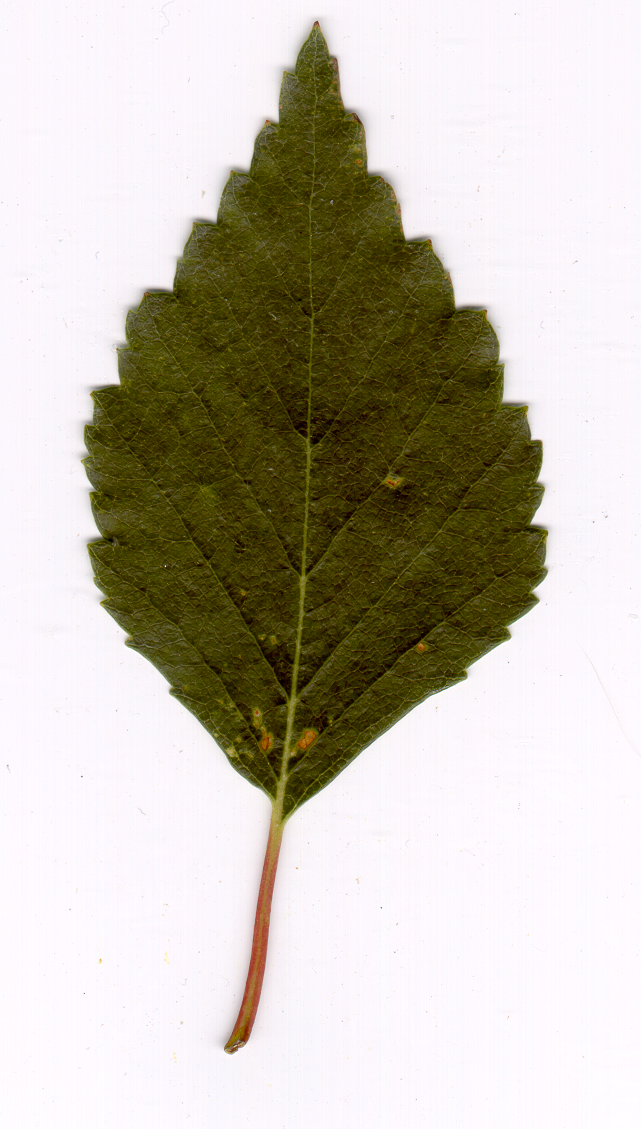
#> input picture practice/01 Basics/datasets/part3/test_set_leaves/001.tif, 641 x 1129 px
$ python -i image_converter.py   (imports and definitions only)
#> lines starting #> are read from the running program, lines starting #| are printed output that depends on the picture; after the words box and inside, x2 and y2 are one past the last pixel; in counts of white or black regions, pixels touching at a corner belong together
import numpy as np
import pandas as pd
import math
import cv2
import imutils
#from google.colab.patches import cv2_imshow
import matplotlib.pyplot as plt

class Image2TimeSeries:
    """
    Converter from image to time series by angle-based method

    Parameters
    ----------
    angle_step: angle step for finding the contour points
    """

    def __init__(self, angle_step: int = 10) -> None:
        self.angle_step: int = angle_step


    def _img_preprocess(self, img: np.ndarray) -> np.ndarray:
        """
        Preprocess the raw image: convert to grayscale, inverse, blur slightly, and threshold it

        Parameters
        ----------
        img: raw image

        Returns
        -------
        prep_img: image after preprocessing
        """

        gray_img = cv2.cvtColor(img, cv2.COLOR_BGR2GRAY)


        blurred_img = cv2.GaussianBlur(gray_img, (5, 5), 0)


        _, thresh_img = cv2.threshold(blurred_img, 0, 255, cv2.THRESH_BINARY_INV + cv2.THRESH_OTSU)

        return thresh_img

    def _get_contour(self, img: np.ndarray) -> np.ndarray:
        """
        Find the largest contour in the preprocessed image

        Parameters
        ----------
        img: preprocessed image

        Returns
        -------
        contour: object contour
        """

        contours, hierarchy = cv2.findContours(img.copy(), cv2.RETR_EXTERNAL, cv2.CHAIN_APPROX_SIMPLE)
        contour = [cnt for cnt in contours if cv2.contourArea(cnt) > 500][0]

        return contour


    def _get_center(self, contour: np.ndarray) -> tuple[float, float]:
        """
        Compute the object center

        Parameters
        ----------
        contour: object contour

        Returns
        -------
            coordinates of the object center
        """

        M = cv2.moments(contour)
        center_x = int(M["m10"] / M["m00"])
        center_y = int(M["m01"] / M["m00"])

        return (center_x, center_y)


    def _find_nearest_idx(self, array: np.ndarray, value: int) -> int:
        """
        Find index of element that is the nearest to the defined value

        Parameters
        ----------
        array: array of values
        value: defined value

        Returns
        -------
        idx: index of element that is the nearest to the defined value
        """

        array = np.asarray(array)
        idx = (np.abs(array - value)).argmin()

        return idx


    def _get_coordinates_at_angle(self, contour: np.ndarray, center: tuple[float, float], angle: int) -> np.ndarray:
        """
        Find one point on contour that are located at the angle

        Parameters
        ----------
        contour: object contour
        center: object center
        angle: angle

        Returns
        -------
            coordinates of one point on the contour
        """

        angles = np.rad2deg(np.arctan2(*(center - contour).T))
        angles = np.where(angles < -90, angles + 450, angles + 90)
        found = np.rint(angles) == angle

        if np.any(found):
            return contour[found][0]
        else:
            idx = self._find_nearest_idx(angles, angle)
            return contour[idx]


    def _get_edge_coordinates(self, contour: np.ndarray, center: tuple[float, float]) -> list[np.ndarray]:
        """
        Find points on contour that are located from each other at the angle step

        Parameters
        ----------
        contour: object contour
        center: object center

        Returns
        -------
        edge_coordinates: coordinates of the object center
        """

        edge_coordinates = []
        for angle in range(0, 360, self.angle_step):
            pt = self._get_coordinates_at_angle(contour, center, angle)
            if np.any(pt):
                edge_coordinates.append(pt)

        return edge_coordinates


    def _img_show(self, img: np.ndarray, contour: np.ndarray, edge_coordinates: list[np.ndarray], center: tuple[float, float]) -> None:


        vis_img = img.copy()


        vis_img_rgb = cv2.cvtColor(vis_img, cv2.COLOR_BGR2RGB)


        cv2.drawContours(vis_img_rgb, [contour], -1, (0, 255, 0), 2)


        for point in edge_coordinates:
            cv2.line(vis_img_rgb, center, tuple(point), (255, 0, 255), 1)


        cv2.circle(vis_img_rgb, center, 5, (255, 20, 147), -1)


        plt.imshow(vis_img_rgb)
        plt.title("Image with Contours and Rays")
        plt.axis('off')
        plt.show()


    def convert(self, img: np.ndarray, is_visualize: bool = False) -> np.ndarray:
        """
        Convert image to time series by angle-based method

        Parameters
        ----------
        img: input image
        is_visualize: visualize or not image with contours, center and rais from starting center

        Returns
        -------
        ts: time series representation
        """

        ts = []

        prep_img = self._img_preprocess(img)


        contour = self._get_contour(prep_img)


        center = self._get_center(contour)
        edge_coordinates = self._get_edge_coordinates(contour.squeeze(), center)

        if (is_visualize):

            self._img_show(img.copy(), contour, edge_coordinates, center)

        for coord in edge_coordinates:
            dist = math.sqrt((coord[0] - center[0])**2 + (coord[1] - center[1])**2)
            ts.append(dist)

        return np.array(ts)

>>> import cv2
>>> picture = cv2.imread('../datasets/part3/test_set_leaves/001.tif')
#> picture is the input picture: shape (1129, 641, 3); mean B, G, R 177.6, 190.3, 195.9
>>> result = Image2TimeSeries().convert(picture)
#> in _img_preprocess, `gray_img = cv2.cvtColor(img, cv2.COLOR_BGR2GRAY)`:
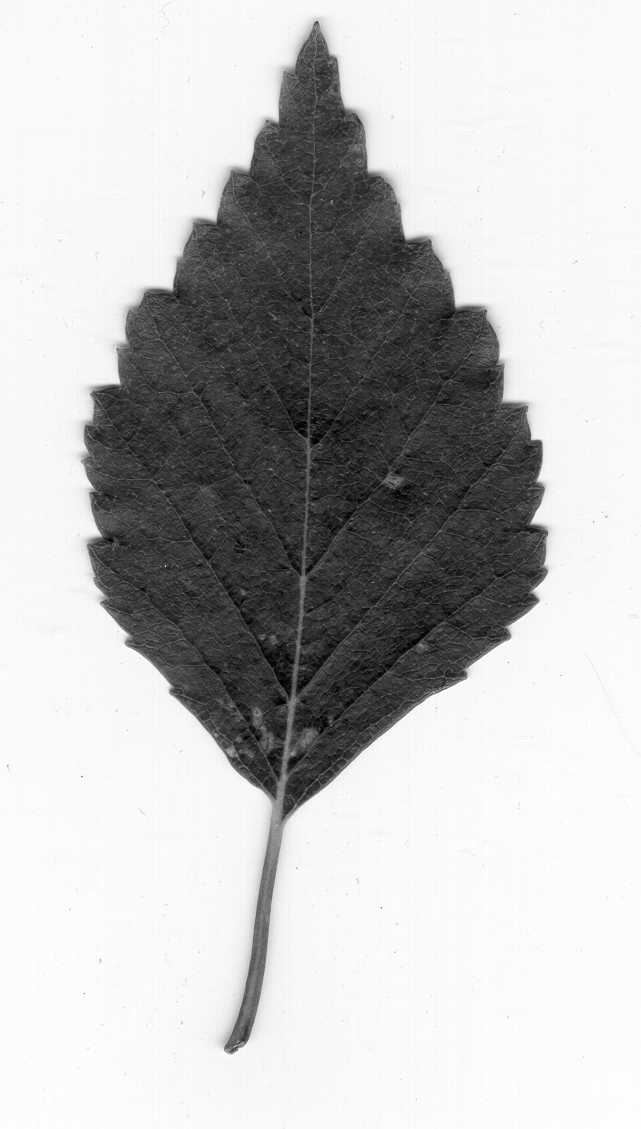
#> gray_img: shape (1129, 641); min 0, max 255, mean 190.5
#> in _img_preprocess, `_, thresh_img = cv2.threshold(blurred_img, 0, 255, cv2.THRESH_BINARY_I..`:
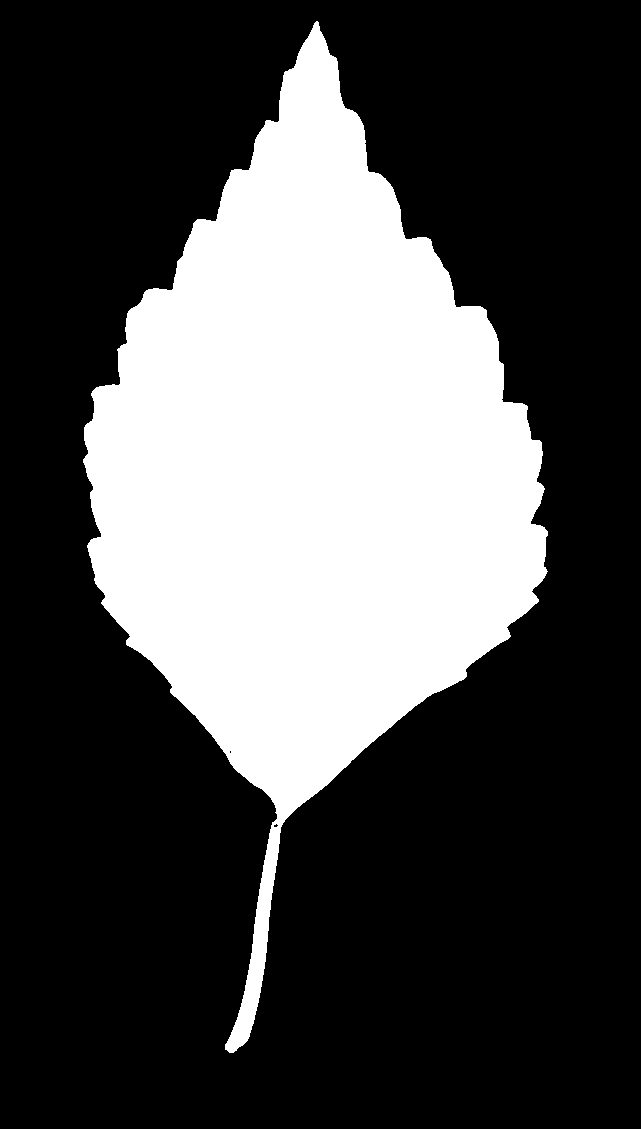
#> thresh_img: shape (1129, 641); 30.3% white; 1 white region
#> in _get_contour, `contours, hierarchy = cv2.findContours(img.copy(), cv2.RETR_EXTERNAL, ..`: contours = 1 contour; box (x1, y1, x2, y2) and area: (83, 21, 548, 1053) 217882
#> in _get_contour, `contour = [cnt for cnt in contours if cv2.contourArea(cnt) > 500][0]`: contour = contour of 1045 points, box (x1, y1, x2, y2) (83, 21, 548, 1053), area 217882
#> in _get_center, `M = cv2.moments(contour)`: M = moments, m00 217882, centre m10/m00, m01/m00 = (309.7, 468.7)
#> in _get_center, `center_x = int(M["m10"] / M["m00"])`: center_x = 309
#> in _get_center, `center_y = int(M["m01"] / M["m00"])`: center_y = 468
#> in convert, `center = self._get_center(contour)`: center = (309, 468)
#> the loop in _get_edge_coordinates, `for angle in range(0, 360, self.angle_step):` made 36 passes
#> pt on passes 1 to 12: [540, 468], [530, 431], [501, 399], [498, 360], [487, 319], [453, 299], [433, 251], [400, 221], [366, 152], [312, 28], [254, 143], [218, 213]
#> pt on passes 16, 22, 23, 29: [118, 351], [97, 586], [116, 621], [365, 747]
#> after the loop in _get_edge_coordinates, `for angle in range(0, 360, self.angle_step):`: edge_coordinates = 36 pairs, first value 84 to 545, second value 28 to 799
#> the loop in convert, `for coord in edge_coordinates:` made 36 passes
#> (coord, dist) on passes 1 to 12: ([540, 468], 231), ([530, 431], 224.1), ([501, 399], 204), ([498, 360], 217.7), ([487, 319], 232.1), ([453, 299], 222), ([433, 251], 249.9), ([400, 221], 263.2), ([366, 152], 321.1), ([312, 28], 440), ([254, 143], 329.6), ([218, 213], 270.8)
#> after the loop in convert, `for coord in edge_coordinates:`: ts = 36 values, max 440 at index 9, min 204 at index 2, mean 258.4
#> result has the same summary as ts in convert

$ run again, on practice/01 Basics/datasets/part3/test_set_leaves/003.tif
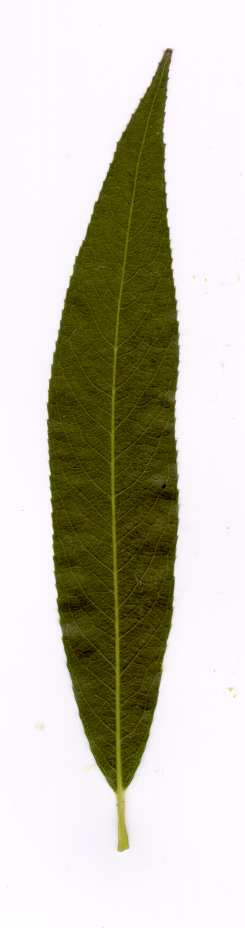
#> input picture practice/01 Basics/datasets/part3/test_set_leaves/003.tif, 490 x 1856 px (shown at 1/2 size)
#> picture is the input picture: shape (1856, 490, 3); mean B, G, R 179.6, 194.5, 197.7
#> in _img_preprocess, `gray_img = cv2.cvtColor(img, cv2.COLOR_BGR2GRAY)`:
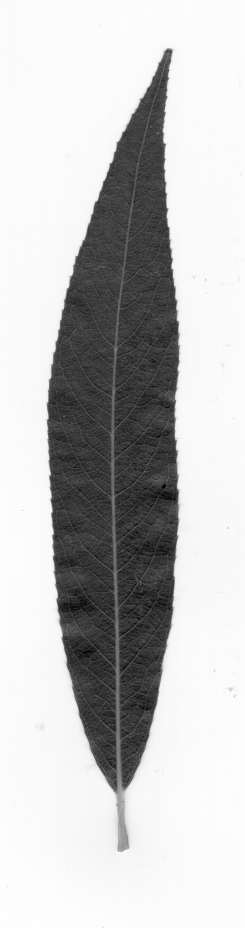
#> gray_img: shape (1856, 490) (shown at 1/2 size); min 0, max 255, mean 193.7
#> in _img_preprocess, `_, thresh_img = cv2.threshold(blurred_img, 0, 255, cv2.THRESH_BINARY_I..`:
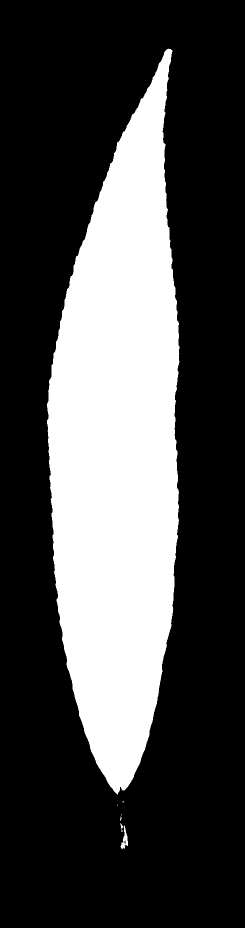
#> thresh_img: shape (1856, 490) (shown at 1/2 size); 29.4% white; 8 white regions (5 under 20 px)
#> contours = 8 contours, 5 with area under 20; largest, box (x1, y1, x2, y2) and area: (94, 97, 359, 1589) 265086, (241, 1651, 256, 1698) 255, (241, 1646, 246, 1664) 22
#> in _get_contour, `contour = [cnt for cnt in contours if cv2.contourArea(cnt) > 500][0]`: contour = contour of 1234 points, box (x1, y1, x2, y2) (94, 97, 359, 1589), area 265086
#> M = moments, m00 265086.5, centre m10/m00, m01/m00 = (236.8, 897.8)
#> center_x = 236
#> center_y = 897
#> center = (236, 897)
#> the loop in _get_edge_coordinates, `for angle in range(0, 360, self.angle_step):` made 36 passes
#> pt on passes 2 to 9: [349, 877], [348, 856], [349, 833], [351, 801], [354, 755], [356, 690], [349, 594], [330, 384]
#> after the loop in _get_edge_coordinates, `for angle in range(0, 360, self.angle_step):`: edge_coordinates = 36 pairs, first value 94 to 357, second value 276 to 1588
#> the loop in convert, `for coord in edge_coordinates:` made 36 passes
#> (coord, dist) on passes 1 to 8: ([351, 888], 115.4), ([349, 877], 114.8), ([348, 856], 119.3), ([349, 833], 129.9), ([351, 801], 149.8), ([354, 755], 184.6), ([356, 690], 239.3), ([349, 594], 323.4)
#> after the loop in convert, `for coord in edge_coordinates:`: ts = 36 values, max 691 at index 27, min 114.8 at index 1, mean 246.4
#> result has the same summary as ts in convert

$ run again, on practice/01 Basics/datasets/part3/test_set_leaves/004.tif
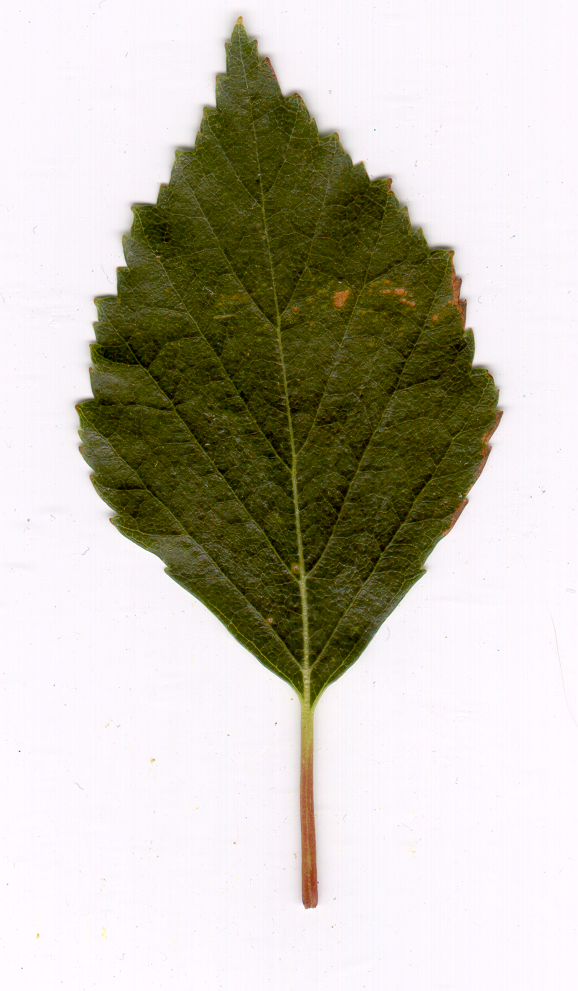
#> input picture practice/01 Basics/datasets/part3/test_set_leaves/004.tif, 578 x 991 px
#> picture is the input picture: shape (991, 578, 3); mean B, G, R 178.7, 191.7, 195.4
#> in _img_preprocess, `gray_img = cv2.cvtColor(img, cv2.COLOR_BGR2GRAY)`:
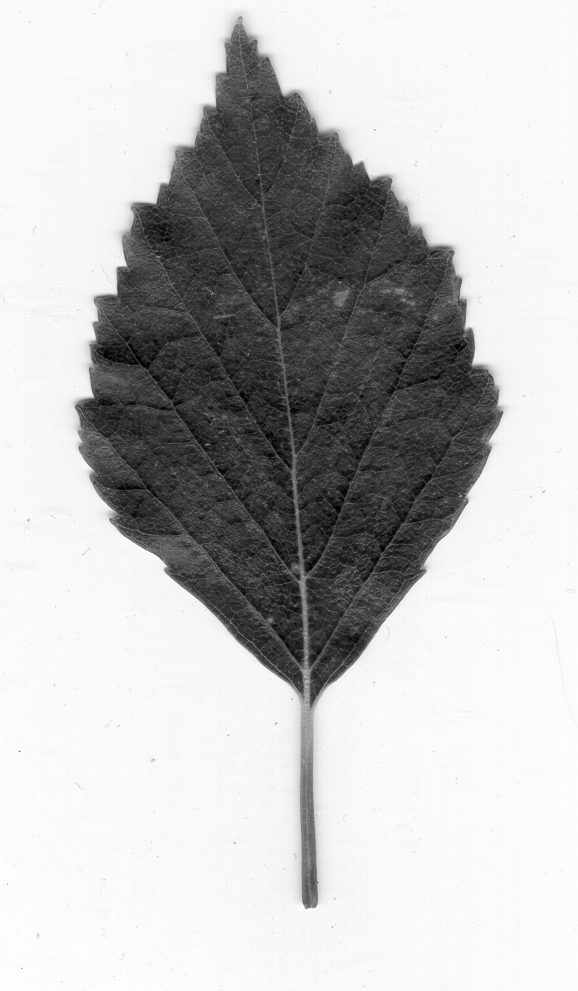
#> gray_img: shape (991, 578); min 0, max 255, mean 191.3
#> in _img_preprocess, `_, thresh_img = cv2.threshold(blurred_img, 0, 255, cv2.THRESH_BINARY_I..`:
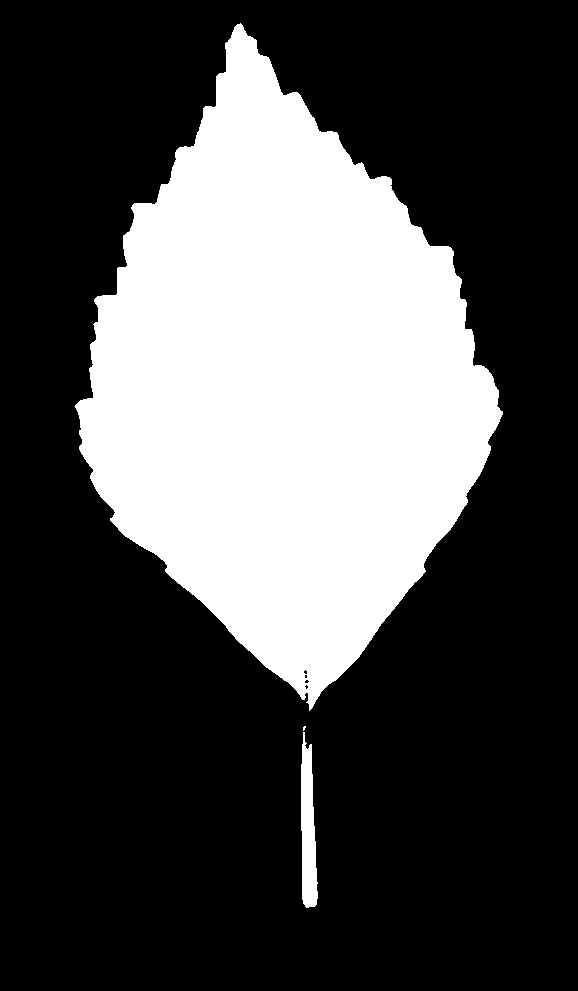
#> thresh_img: shape (991, 578); 30% white; 3 white regions (1 under 20 px)
#> contours = 3 contours, 1 with area under 20; largest, box (x1, y1, x2, y2) and area: (75, 23, 503, 711) 169164, (301, 732, 318, 908) 1940
#> in _get_contour, `contour = [cnt for cnt in contours if cv2.contourArea(cnt) > 500][0]`: contour = contour of 46 points, box (x1, y1, x2, y2) (301, 732, 318, 908), area 1940
#> M = moments, m00 1940.5, centre m10/m00, m01/m00 = (307.8, 831.2)
#> center_x = 307
#> center_y = 831
#> center = (307, 831)
#> the loop in _get_edge_coordinates, `for angle in range(0, 360, self.angle_step):` made 36 passes
#> pt on passes 1 to 8: [314, 826], [314, 826], [314, 826], [314, 826], [314, 826], [313, 825], [313, 825], [313, 807]
#> after the loop in _get_edge_coordinates, `for angle in range(0, 360, self.angle_step):`: edge_coordinates = 36 pairs, first value 301 to 316, second value 749 to 907
#> the loop in convert, `for coord in edge_coordinates:` made 36 passes
#> (coord, dist) on passes 1 to 8: ([314, 826], 8.6), ([314, 826], 8.6), ([314, 826], 8.6), ([314, 826], 8.6), ([314, 826], 8.6), ([313, 825], 8.49), ([313, 825], 8.49), ([313, 807], 24.74)
#> after the loop in convert, `for coord in edge_coordinates:`: ts = 36 values, max 82 at index 9, min 5 at index 18, mean 28.52
#> result has the same summary as ts in convert
